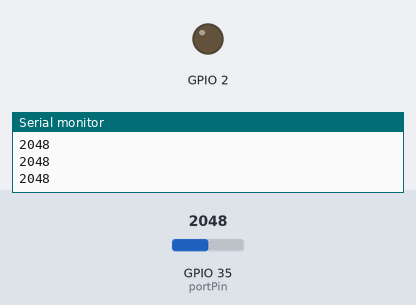
Simulated run of this sketch. Board: ESP32. On the bench: output pins drawn as LEDs (lit = HIGH), the last lines printed to the serial monitor. The test bench sets the inputs (shaded band); at power-on: GPIO 35 (portPin) = 2048.

Above: at 1.7 s.
1.8 s: GPIO 35 (portPin) set to 824
3.6 s: GPIO 35 (portPin) set to 694
At 6.4 s:
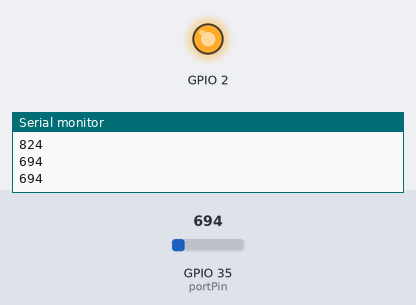
6.6 s: GPIO 35 (portPin) set to 790
At 7.4 s:
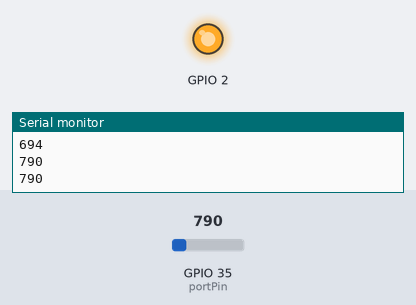
Timing chart, 0 to 9.6 s (numbered marks = the images above; inputs shaded):
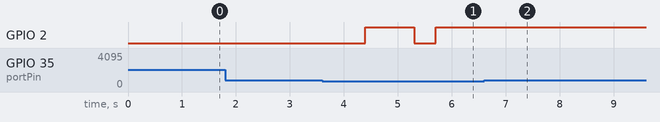

Measured:
- the behaviour switches between 751 and 750 on GPIO 35 (portPin) (found by bisection; images 0 and 1)
- after the input at 3.6 s, GPIO 2: LOW → HIGH after 0.80 s, → LOW 0.90 s later, → HIGH 0.40 s later
- after the input at 6.6 s, GPIO 2: stops changing and stays HIGH

The sketch:

ESP32_Lectura_A0_LED.ino
```cpp
// Conectado a GPIO 35 o D35
const int portPin = 35;
// (Rango de 0-4095)

int potValor = 0;
void setup()
    {
    pinMode(2, OUTPUT);
    Serial.begin(115200);
    delay(500);

    }
void loop() { // Lectura del valor en cada vuelta del bucle
potValor = analogRead(portPin); Serial.println(potValor); //Envío del valor al puerto serie
if (potValor<=750 and potValor>=600)
    {
    digitalWrite(2, LOW);
    delay(400);             
    digitalWrite(2, HIGH);
    delay(400);              // pausa 1seg
    }
 delay(500);

     }
```
